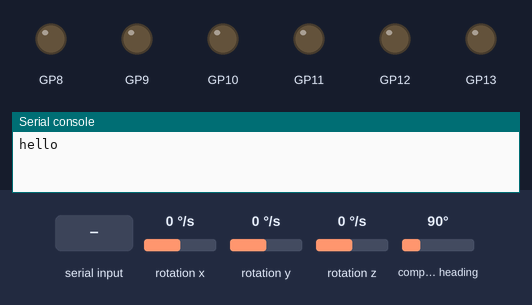
Recording of a program running on a simulated Raspberry Pi Pico running CircuitPython. On the bench: output pins drawn as LEDs (lit = HIGH), the last lines printed to the serial console. The inputs (shaded band) are chosen by the test bench; at power-on: rotation x 0 °/s, rotation y 0 °/s, rotation z 0 °/s, compass heading 90°. The clock reads 2024-03-15 10:24:30 at power-on unless the program sets it.

Above: at 1.2 s.
1.3 s: "w\n" received over the second serial link
At 3.0 s:
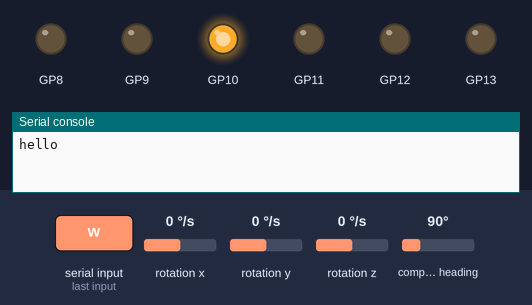
3.8 s: "s\n" received over the second serial link
At 5.1 s:
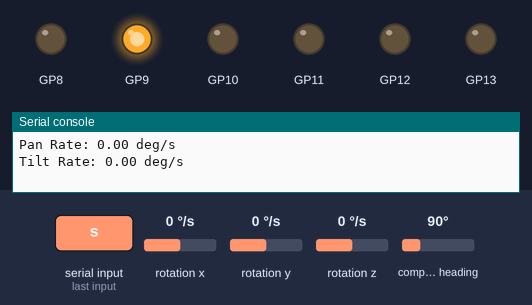
6.3 s: "a\n" received over the second serial link
At 8.1 s:
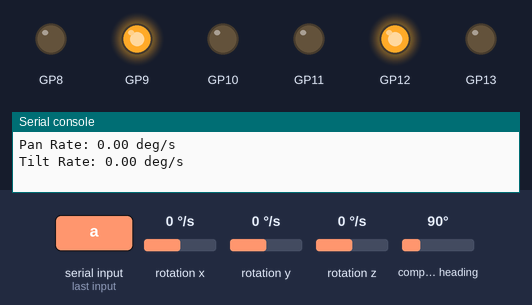
8.8 s: "d\n" received over the second serial link
At 11.0 s:
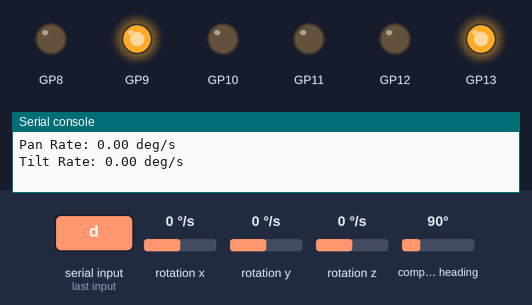
11.3 s: "w\n" received over the second serial link
At 13.2 s:
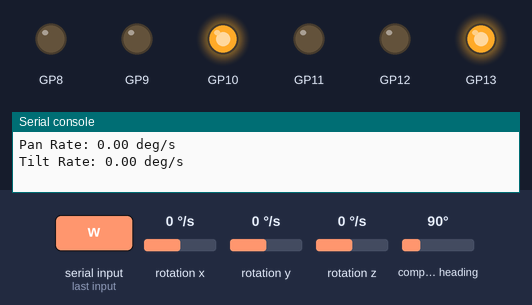
13.8 s: "s\n" received over the second serial link
At 16.1 s:
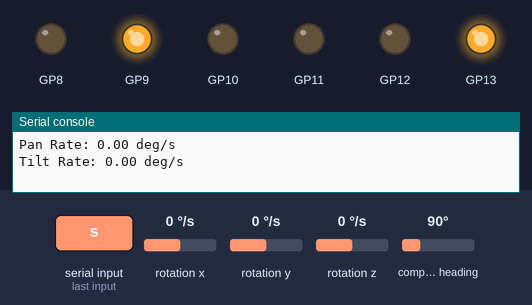
Timing chart, 0 to 17.3 s (numbered marks = the images above; inputs shaded):
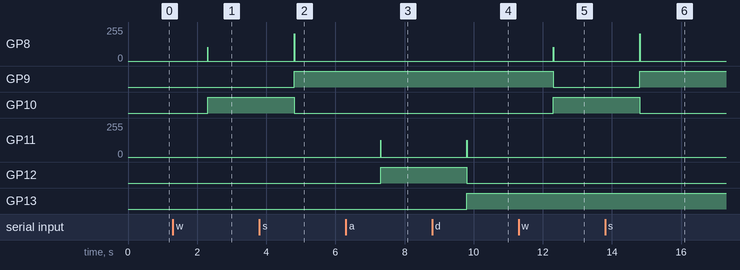

Measured:
- after the input at 1.3 s, GP8: 0/255 → 102/255 after 1.0 s, → 0/255 0.01 s later; GP10: LOW → HIGH after 1.0 s
- after the input at 3.8 s, GP8: 0/255 → 204/255 after 1.0 s, → 0/255 0.01 s later; GP9: LOW → HIGH after 1.0 s; GP10: HIGH → LOW after 1.0 s
- after the input at 6.3 s, GP11: 0/255 → 127/255 after 1.0 s, → 0/255 0.01 s later; GP12: LOW → HIGH after 1.0 s
- after the input at 8.8 s, GP11: 0/255 → 127/255 after 1.0 s, → 0/255 0.01 s later; GP12: HIGH → LOW after 1.0 s; GP13: LOW → HIGH after 1.0 s
- after the input at 11.3 s, GP8: 0/255 → 102/255 after 1.0 s, → 0/255 0.01 s later; GP9: HIGH → LOW after 1.0 s; GP10: LOW → HIGH after 1.0 s
- after the input at 13.8 s, GP8: 0/255 → 204/255 after 1.0 s, → 0/255 0.01 s later; GP9: LOW → HIGH after 1.0 s; GP10: HIGH → LOW after 1.0 s

The program:

version5.py
```python
import pwmio
import board
import time
import digitalio
import usb_cdc
import busio
import adafruit_bno055

class MotorController:
    def __init__(self, tilt, pan, downT, upT, leftP, rightP, sda, scl):
        # Initialize PWM for pitch/yaw motor
        self.pc = usb_cdc.data
        self.i2c = busio.I2C(scl, sda)
        self.sensor = adafruit_bno055.BNO055_I2C(self.i2c)
        self.tilt = pwmio.PWMOut(tilt, frequency = 600, duty_cycle = 0)
        self.pan   = pwmio.PWMOut(pan, frequency = 600, duty_cycle = 0)
        # Initialize digital output for GP pins
        self.downT = digitalio.DigitalInOut(downT)
        self.upT   = digitalio.DigitalInOut(upT)
        self.leftP = digitalio.DigitalInOut(leftP)
        self.rightP= digitalio.DigitalInOut(rightP)
        # Direction Signal
        self.downT.direction = digitalio.Direction.OUTPUT
        self.upT.direction = digitalio.Direction.OUTPUT
        self.leftP.direction = digitalio.Direction.OUTPUT
        self.rightP.direction = digitalio.Direction.OUTPUT
        self.pc.write(bytes('hello\n','utf-8'))

        # Initialize last_read_time to store the time of the last read_data() call
        self.last_read_time = time.time()

    def down(self, speed = 0.8, MAX = (2**16) -1):
        # Set motor direction for pitch up
        self.upT.value   = True
        self.downT.value = False
        # Set pitch motor speed
        self.tilt.duty_cycle = int(speed * MAX)

    def up(self, speed = 0.4, MAX = (2**16) -1):
        # Set motor direction for pitch down
        self.upT.value   = False
        self.downT.value = True
        # Set pitch motor speed
        self.tilt.duty_cycle = int(speed * MAX)

    def right(self, speed = 0.5, MAX = (2**16) -1):
        # Set motor direction for yaw right
        self.rightP.value   = True
        self.leftP.value    = False
        # Set yaw motor speed
        self.pan.duty_cycle = int(speed * MAX)

    def left(self, speed = 0.5, MAX = (2**16) -1):
        # Set motor direction for yaw up
        self.rightP.value   = False
        self.leftP.value    = True

        # Set yaw motor speed
        self.pan.duty_cycle = int(speed * MAX)

    def stop(self):
        # Stop the motor

        self.tilt.duty_cycle = 0
        self.pan.duty_cycle   = 0

    def read_angles(self):
        self.rollA, self.tiltA, self.panA = self.sensor.magnetic
        # Print the data
        print("Pan: {:.2f} degrees".format(self.tiltA))
        print("Tilt: {:.2f} degrees".format(self.panA))

    def read_rates(self):
        self.roll_rate, self.tilt_rate, self.pan_rate = self.sensor.gyro
        # Print the data
        print("Pan Rate: {:.2f} deg/s".format(self.pan_rate))
        print("Tilt Rate: {:.2f} deg/s\n".format(self.tilt_rate))

    def key_commands(self):
        # Check if keys are being pressed
        if self.pc.in_waiting > 0:
            inputs = self.pc.read().strip().decode()
            if inputs =='w':
                self.up()
            elif inputs=='s':
                self.down()
            elif inputs=='a':
                self.left()
            elif inputs=='d':
                self.right()
            else:
                self.stop()
        else:
            self.stop()


motor = MotorController(board.GP8, board.GP11, board.GP10, board.GP9, board.GP12, board.GP13, board.GP6, board.GP7)


while True:
    motor.key_commands()

    # Check if 5 seconds have passed since the last read_data() call
    current_time = time.time()
    if current_time - motor.last_read_time >= 3:
        motor.read_angles()
        motor.read_rates()
        motor.last_read_time = current_time

    time.sleep(0.01)
```
